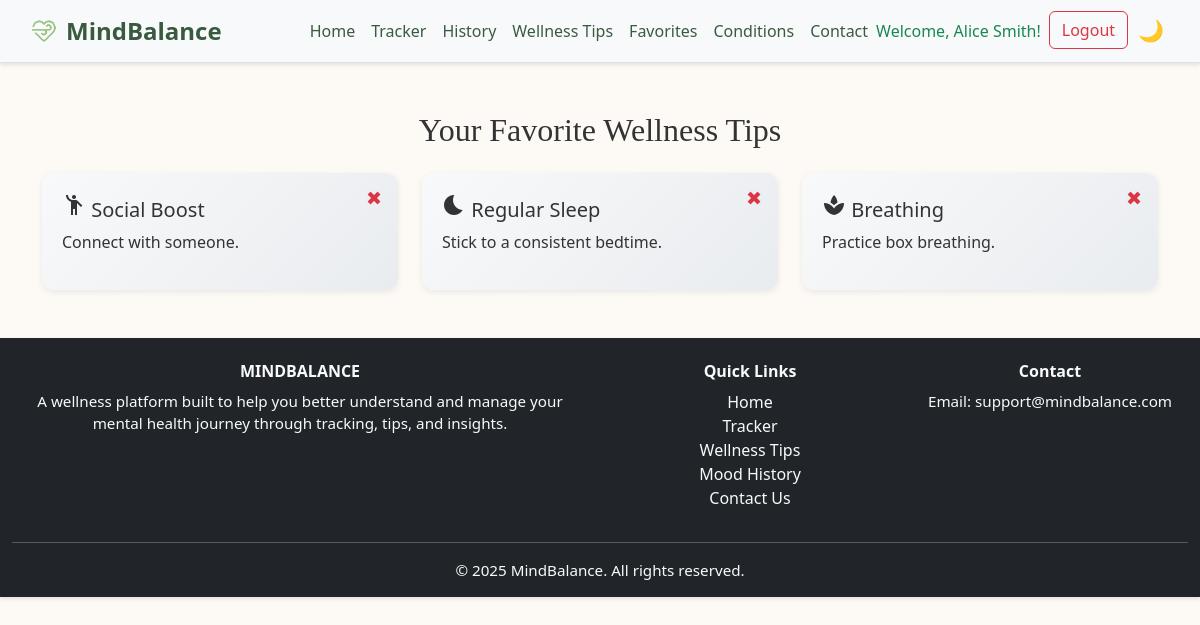
The page /pages/favorites.php (signed in) on the database its author committed.
### tables this page shows
CREATE TABLE `favorites` (
  `id` int(11) NOT NULL,
  `user_id` int(11) NOT NULL,
  `tip_title` varchar(255) NOT NULL,
  `tip_text` text NOT NULL,
  `category` varchar(100) DEFAULT NULL,
  `icon` varchar(50) DEFAULT NULL,
  `created_at` timestamp NOT NULL DEFAULT current_timestamp()
);

### pages/favorites.php (the view, shortened to what this page needs)
<?php
require 'db_connect.php';
$user_id = $_SESSION['user_id'];
$stmt = $pdo->prepare("SELECT id, tip_title AS title, tip_text AS text, icon FROM favorites WHERE user_id = ?");
$stmt->execute([$user_id]);
$favorites = $stmt->fetchAll();
?>
<!DOCTYPE html>
<html lang="en">
<head>
  <link rel="stylesheet" href="https://cdn.jsdelivr.net/npm/bootstrap@5.3.2/dist/css/bootstrap.min.css" />
  <link rel="stylesheet" href="styles.css" />
</head>
<body>
<header class="bg-light border-bottom mb-4 fixed-navbar">
  <nav class="navbar navbar-expand-lg navbar-light container">
    <a class="navbar-brand fw-bold d-flex align-items-center" href="index.php">
      <img src="logo.png" alt="MindBalance Logo" width="28" class="me-2">MindBalance
    </a>
    <div class="collapse navbar-collapse" id="navbarNav">
      <ul class="navbar-nav ms-auto">
        <li class="nav-item"><a class="nav-link" href="index.php">Home</a></li>
        <li class="nav-item"><a class="nav-link" href="tracker.php">Tracker</a></li>
        <li class="nav-item"><a class="nav-link" href="history.php">History</a></li>
        <li class="nav-item"><a class="nav-link" href="tips.php">Wellness Tips</a></li>
        <li class="nav-item"><a class="nav-link active" href="favorites.php">Favorites</a></li>
        <li class="nav-item"><a class="nav-link active" href="conditions.php">Conditions</a></li>
        <li class="nav-item"><a class="nav-link" href="contact.php">Contact</a></li>
        <?php if (isset($_SESSION['user'])): ?>
          <li class="nav-item me-2 d-flex align-items-center text-success">Welcome, <?= htmlspecialchars($_SESSION['user']) ?>!</li>
          <li class="nav-item"><a class="btn btn-outline-danger" href="logout.php">Logout</a></li>
        <?php else: ?>
          <li class="nav-item"><a class="btn btn-primary ms-3" href="signin.php">Sign In</a></li>
        <?php endif; ?>
      </ul>
      <button class="dark-toggle" onclick="toggleDarkMode()" aria-label="Toggle dark mode">🌙</button>
    </div>
  </nav>
</header>
<main class="container my-5">
  <h2 class="text-center mb-4">Your Favorite Wellness Tips</h2>
  <?php if (count($favorites) > 0): ?>
    <div class="row row-cols-1 row-cols-md-2 row-cols-lg-3 g-4">
      <?php foreach ($favorites as $fav): ?>
        <div class="col">
          <div class="tip-card h-100">
            <h5><span class="material-icons"><?= htmlspecialchars($fav['icon']) ?></span> <?= htmlspecialchars($fav['title']) ?></h5>
            <p><?= htmlspecialchars($fav['text']) ?></p>
            <form method="POST" class="mt-2">
              <button type="submit" class="remove-btn" title="Remove from Favorites">&#10006;</button>
            </form>
          </div>
        </div>
      <?php endforeach; ?>
    </div>
  <?php else: ?>
    <p class="text-center text-muted">You haven't added any tips to your favorites yet.</p>
  <?php endif; ?>
</main>
<footer class="bg-dark text-light pt-4 pb-3 mt-5">
  <div class="container">
    <div class="row">
      <div class="col-md-6 mb-3">
        <h5 class="text-uppercase">MindBalance</h5>
        <p style="font-size: 0.95rem;">A wellness platform built to help you better understand and manage your mental health journey through tracking, tips, and insights.</p>
      </div>
      <div class="col-md-3">
        <h6>Quick Links</h6>
        <ul class="list-unstyled">
          <li><a href="index.php" class="text-light">Home</a></li>
          <li><a href="tracker.php" class="text-light">Tracker</a></li>
          <li><a href="tips.php" class="text-light">Wellness Tips</a></li>
          <li><a href="history.php" class="text-light">Mood History</a></li>
          <li><a href="contact.php" class="text-light">Contact Us</a></li>
        </ul>
      </div>
      <div class="col-md-3">
        <h6>Contact</h6>
        <p>Email: <a href="mailto:support@mindbalance.com" class="text-light">support@mindbalance.com</a></p>
      </div>
    </div>
    <hr class="bg-light">
    <p class="text-center mb-0">&copy; 2025 MindBalance. All rights reserved.</p>
  </div>
</footer>
</body>
</html>

### styles.css (style rules this page uses)
body { font-family: 'Segoe UI', Tahoma, Geneva, Verdana, sans-serif; background-color: #fdfaf6; color: #333; transition: background-color 0.3s, color 0.3s; }
header, footer { background-color: #fff; box-shadow: 0 2px 4px rgba(0,0,0,0.1); transition: background-color 0.3s; }
.navbar-brand { color: #3a5a40 !important; font-size: 1.5rem; }
.nav-link { color: #3a5a40 !important; }
footer { background-color: #3a5a40; color: #fff; padding-top: 20px; padding-bottom: 20px; text-align: center; }
footer a { color: #dad7cd; text-decoration: none; }
footer h5, footer h6 { font-weight: bold; font-size: 1rem; }
footer p { font-size: 0.95rem; }
footer .container { max-width: 100%; }
.dark-toggle { cursor: pointer; font-size: 1.3rem; background: none; border: none; color: inherit; padding-left: 10px; transition: color 0.3s; }
.fixed-navbar { position: sticky; top: 0; z-index: 1020; }
a { text-decoration: none; color: #007bff; }

### pages/favorites.php (style rules this page uses)
.dark-toggle { cursor: pointer; font-size: 1.3rem; background: none; border: none; color: inherit; padding-left: 10px; transition: color 0.3s; }
.tip-card { border-radius: 12px; background: linear-gradient(135deg, #f8f9fa, #e9ecef); padding: 20px; box-shadow: 0 2px 6px rgba(0, 0, 0, 0.08); position: relative; }
.remove-btn { position: absolute; top: 10px; right: 10px; background: none; border: none; color: #dc3545; font-size: 1.2rem; }
h2 { font-family: 'Playfair Display', serif; }

### rows shown on the page
favorites: tip_title "Social Boost", tip_text "Connect with someone."
favorites: tip_title "Regular Sleep", tip_text "Stick to a consistent bedtime."
favorites: tip_title "Breathing", tip_text "Practice box breathing."

### other values the page prints
$_SESSION['user'] "Alice Smith"
